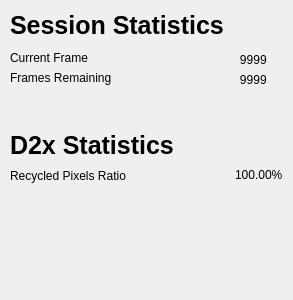
<?xml version="1.0" encoding="UTF-8"?>
<ui version="4.0">
 <class>SessionStatistics</class>
 <widget class="QDialog" name="SessionStatistics">
  <property name="geometry">
   <rect>
    <x>0</x>
    <y>0</y>
    <width>293</width>
    <height>300</height>
   </rect>
  </property>
  <property name="windowTitle">
   <string>Statistics</string>
  </property>
  <widget class="QLabel" name="label">
   <property name="geometry">
    <rect>
     <x>10</x>
     <y>10</y>
     <width>281</width>
     <height>31</height>
    </rect>
   </property>
   <property name="font">
    <font>
     <pointsize>19</pointsize>
     <bold>true</bold>
    </font>
   </property>
   <property name="text">
    <string>Session Statistics</string>
   </property>
  </widget>
  <widget class="QLabel" name="label_2">
   <property name="geometry">
    <rect>
     <x>10</x>
     <y>50</y>
     <width>141</width>
     <height>16</height>
    </rect>
   </property>
   <property name="font">
    <font/>
   </property>
   <property name="text">
    <string>Current Frame</string>
   </property>
  </widget>
  <widget class="QLabel" name="label_3">
   <property name="geometry">
    <rect>
     <x>10</x>
     <y>70</y>
     <width>151</width>
     <height>16</height>
    </rect>
   </property>
   <property name="font">
    <font/>
   </property>
   <property name="text">
    <string>Frames Remaining</string>
   </property>
  </widget>
  <widget class="QLabel" name="label_session_statistics_current_frame">
   <property name="geometry">
    <rect>
     <x>230</x>
     <y>50</y>
     <width>61</width>
     <height>20</height>
    </rect>
   </property>
   <property name="font">
    <font/>
   </property>
   <property name="text">
    <string>   9999</string>
   </property>
  </widget>
  <widget class="QLabel" name="label_session_statistics_frames_remaining">
   <property name="geometry">
    <rect>
     <x>230</x>
     <y>70</y>
     <width>61</width>
     <height>20</height>
    </rect>
   </property>
   <property name="font">
    <font/>
   </property>
   <property name="text">
    <string>   9999</string>
   </property>
  </widget>
  <widget class="QLabel" name="label_4">
   <property name="geometry">
    <rect>
     <x>10</x>
     <y>130</y>
     <width>281</width>
     <height>31</height>
    </rect>
   </property>
   <property name="font">
    <font>
     <pointsize>19</pointsize>
     <bold>true</bold>
    </font>
   </property>
   <property name="text">
    <string>D2x Statistics</string>
   </property>
  </widget>
  <widget class="QLabel" name="label_5">
   <property name="geometry">
    <rect>
     <x>10</x>
     <y>165</y>
     <width>156</width>
     <height>21</height>
    </rect>
   </property>
   <property name="font">
    <font/>
   </property>
   <property name="text">
    <string>Recycled Pixels Ratio</string>
   </property>
  </widget>
  <widget class="QLabel" name="label_d2x_statistics_recycled_pixels_ratio">
   <property name="geometry">
    <rect>
     <x>235</x>
     <y>165</y>
     <width>56</width>
     <height>20</height>
    </rect>
   </property>
   <property name="font">
    <font/>
   </property>
   <property name="text">
    <string>100.00%</string>
   </property>
  </widget>
 </widget>
 <resources/>
 <connections/>
</ui>
